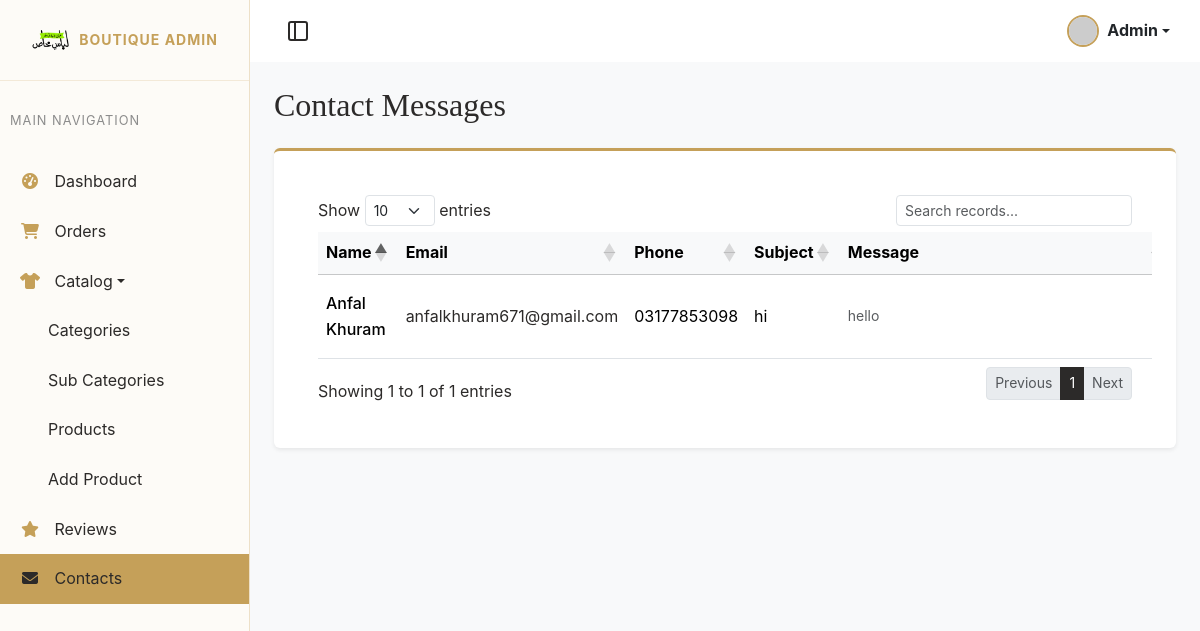
/admin/contacts.php (signed in), run on the app's committed database.
### tables this page shows
CREATE TABLE `contacts` (
  `id` int NOT NULL,
  `name` varchar(255) NOT NULL,
  `email` varchar(255) NOT NULL,
  `phone` varchar(50) DEFAULT NULL,
  `subject` varchar(255) DEFAULT NULL,
  `message` text NOT NULL,
  `created_at` timestamp NULL DEFAULT CURRENT_TIMESTAMP
);

### admin/contacts.php (the view, shortened to what this page needs)
<?php
require_once('inc/admin-top.php');
?>
<body>
    <?php
    require_once('inc/admin-sidebar.php');
    ?>
    <div class="admin-content">
        <?php
        require_once('inc/admin-topbar.php');
        ?>
        <div class="container-fluid p-4">
            <h2 class="font-heading mb-4">Contact Messages</h2>
            <div class="bg-white p-4 rounded shadow-sm border-top border-3 border-gold">
                <div class="table-responsive">
                    <table class="table table-hover font-body align-middle datatable w-100">
                        <thead class="table-light">
                            <tr>
                                <th>Name</th>
                                <th>Email</th>
                                <th>Phone</th>
                                <th>Subject</th>
                                <th style="min-width: 300px;">Message</th>
                            </tr>
                        </thead>
                        <tbody>
                            <?php
                            require_once('../inc/db.php');
                            $sql = "SELECT id, name, email, phone, subject, message, created_at FROM contacts ORDER BY created_at DESC";
                            $result = $conn->query($sql);
                            if ($result && $result->num_rows > 0) {
                                while ($row = $result->fetch_assoc()) {
                                    $id = $row['id'];
                                    $cName = htmlspecialchars($row['name']);
                                    $cEmail = htmlspecialchars($row['email']);
                                    $cPhone = htmlspecialchars($row['phone']);
                                    $cSubject = htmlspecialchars($row['subject']);
                                    $text = htmlspecialchars($row['message']);
                                    $date = date('M d, Y H:i', strtotime($row['created_at']));
                                    $actionHtml = '<button class="btn btn-sm btn-outline-danger delete-btn" data-id="'.$id.'"><i class="fas fa-trash"></i></button>';
                                    echo "<tr>
                                            <td class='fw-medium'>$cName</td>
                                            <td><a href='mailto:$cEmail' class='text-decoration-none'>$cEmail</a></td>
                                            <td>$cPhone</td>
                                            <td>$cSubject</td>
                                            <td class='small text-muted'>$text</td>
                                            <td class='small'>$date</td>
                                            <td>$actionHtml</td>
                                          </tr>";
                                }
                            }
                            ?>
                        </tbody>
                    </table>
                </div>
            </div>
        </div>
    </div>
</body>
</html>

### css/admin.css (style rules this page uses)
body { background-color: #f8f9fa; }
.admin-content { width: calc(100% - 250px); margin-left: 250px; min-height: 100vh; transition: var(--transition-fast); }
.table-responsive { background: var(--color-white); padding: 20px; border-radius: 10px; box-shadow: var(--shadow-sm); }

### css/style.css (style rules this page uses)
:root { --color-ivory: #FDFBF7; --color-nude: #E6D5C3; --color-blush: #FADADD; --color-gold: #C5A059; --color-gold-hover: #A88645; --color-warm-gray: #8C8C8C; --color-dark: #2C2A29; --color-white: #FFFFFF; --color-accent-green: #96ed01; --font-heading: 'Cormorant Garamond', serif; --font-body: 'Inter', sans-serif; --transition-fast: 0.2s ease-in-out; --transition-smooth: 0.4s cubic-bezier(0.25, 0.46, 0.45, 0.94); --shadow-subtle: 0 4px 20px rgba(44, 42, 41, 0.05); --shadow-hover: 0 10px 30px rgba(44, 42, 41, 0.1); --border-gold: 1px solid rgba(197, 160, 89, 0.3); }
body { font-family: var(--font-body); background-color: var(--color-ivory); color: var(--color-dark); line-height: 1.6; -webkit-font-smoothing: antialiased; -moz-osx-font-smoothing: grayscale; }
h1, h2, h3, h4, h5, h6 { font-family: var(--font-heading); font-weight: 500; margin-bottom: 1rem; color: var(--color-dark); }
a { color: var(--color-dark); text-decoration: none; transition: color var(--transition-fast); }
.border-gold { border-color: var(--color-gold) !important; }
.font-heading { font-family: var(--font-heading) !important; }
.font-body { font-family: var(--font-body) !important; }

### data on the page
contacts: name "Anfal Khuram", email "anfalkhuram671@gmail.com", phone "03177853098", subject "hi", message "hello"
